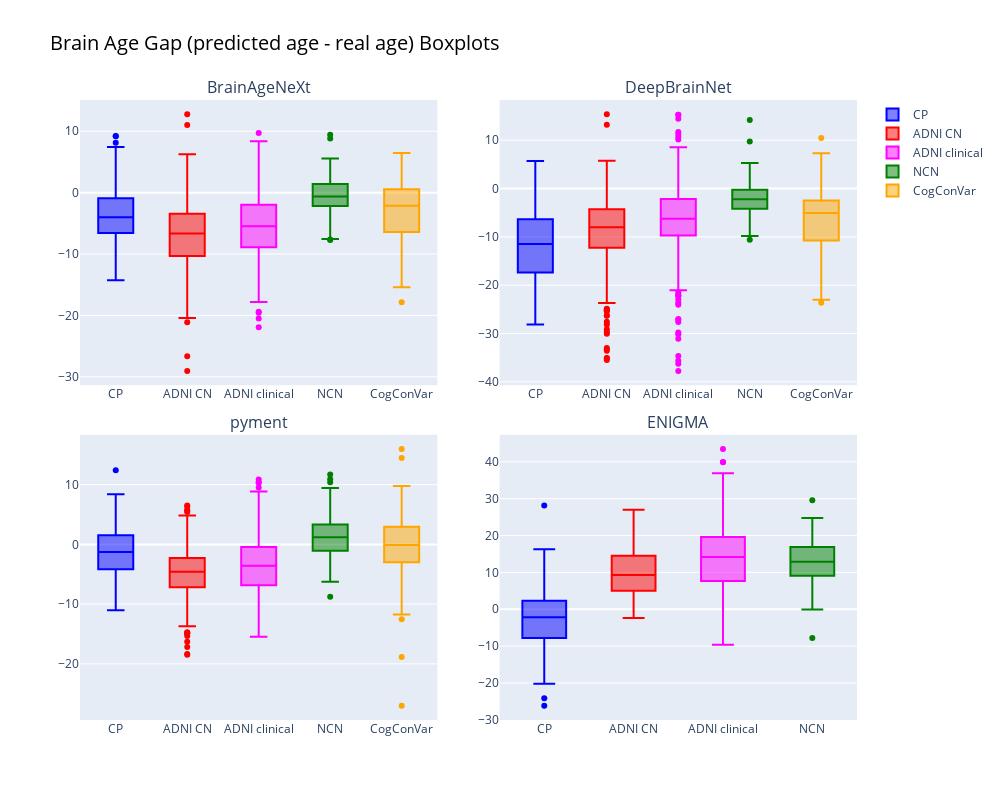

Notebook cell for this chart:
### Code cell
# Crear figura con subplots 2x2
fig = make_subplots(rows=2, cols=2, 
                    subplot_titles=("BrainAgeNeXt", "DeepBrainNet", "pyment", "ENIGMA"),
                    horizontal_spacing=0.08,   # Espacio entre columnas
                    vertical_spacing=0.08 )

# --- BAN ---
fig.add_trace(go.Box(y=BAN_CP['Error'], name="CP", marker_color='blue'), row=1, col=1)
fig.add_trace(go.Box(y=BAN_ADNI[BAN_ADNI['Group']=='CN']['Error'], name="ADNI CN", marker_color='red'), row=1, col=1)
fig.add_trace(go.Box(y=BAN_ADNI[BAN_ADNI['Group']!='CN']['Error'], name="ADNI clinical", marker_color='magenta'), row=1, col=1)
fig.add_trace(go.Box(y=BAN_NCN['Error'], name="NCN", marker_color='green'), row=1, col=1)
fig.add_trace(go.Box(y=BAN_CogConVar['Error'], name="CogConVar", marker_color='orange'), row=1, col=1)

# --- DBN ---
fig.add_trace(go.Box(y=DBN_CP['Error'], name="CP", marker_color='blue', showlegend=False), row=1, col=2)
fig.add_trace(go.Box(y=DBN_ADNI[DBN_ADNI['Group']=='CN']['Error'], name="ADNI CN", marker_color='red', showlegend=False), row=1, col=2)
fig.add_trace(go.Box(y=DBN_ADNI[DBN_ADNI['Group']!='CN']['Error'], name="ADNI clinical", marker_color='magenta', showlegend=False), row=1, col=2)
fig.add_trace(go.Box(y=DBN_NCN['Error'], name="NCN", marker_color='green', showlegend=False), row=1, col=2)
fig.add_trace(go.Box(y=DBN_CogConVar['Error'], name="CogConVar", marker_color='orange', showlegend=False), row=1, col=2)

# --- pyment ---
fig.add_trace(go.Box(y=pyment_CP['Error'], name="CP", marker_color='blue', showlegend=False), row=2, col=1)
fig.add_trace(go.Box(y=pyment_ADNI[pyment_ADNI['Group']=='CN']['Error'], name="ADNI CN", marker_color='red', showlegend=False), row=2, col=1)
fig.add_trace(go.Box(y=pyment_ADNI[pyment_ADNI['Group']!='CN']['Error'], name="ADNI clinical", marker_color='magenta', showlegend=False), row=2, col=1)
fig.add_trace(go.Box(y=pyment_NCN['Error'], name="NCN", marker_color='green', showlegend=False), row=2, col=1)
fig.add_trace(go.Box(y=pyment_CogConVar['Error'], name="CogConVar", marker_color='orange', showlegend=False), row=2, col=1)

# --- ENIGMA ---
fig.add_trace(go.Box(y=ENIGMA_CP['Error'], name="CP", marker_color='blue', showlegend=False), row=2, col=2)
fig.add_trace(go.Box(y=ENIGMA_ADNI[ENIGMA_ADNI['Group']=="CN"]['Error'], name="ADNI CN", marker_color='red', showlegend=False), row=2, col=2)
fig.add_trace(go.Box(y=ENIGMA_ADNI[ENIGMA_ADNI['Group']!="CN"]['Error'], name="ADNI clinical", marker_color='magenta', showlegend=False), row=2, col=2)
fig.add_trace(go.Box(y=ENIGMA_NCN['Error'], name="NCN", marker_color='green', showlegend=False), row=2, col=2)


# Layout general
fig.update_layout(
    height=800, width=1000,
    title_text="Brain Age Gap (predicted age - real age) Boxplots", # Updated title
    #modificando la letra del titulo
    title_font=dict(size=20, color='black'),
)

fig.show()

### Figure 1 — Plotly figure (JSON) as saved in the notebook; plotly's stock layout.template omitted (floating-point values rounded to 4 significant figures; data arrays with more than 128 entries replaced by an {"elided": "..."} marker saying what was removed)
{"data": [{"marker": {"color": "blue"}, "name": "CP", "type": "box", "xaxis": "x", "y": {"elided": "202 float values"}, "yaxis": "y"}, {"marker": {"color": "red"}, "name": "ADNI CN", "type": "box", "xaxis": "x", "y": {"elided": "572 float values"}, "yaxis": "y"}, {"marker": {"color": "magenta"}, "name": "ADNI clinical", "type": "box", "xaxis": "x", "y": {"elided": "638 float values"}, "yaxis": "y"}, {"marker": {"color": "green"}, "name": "NCN", "type": "box", "xaxis": "x", "y": {"elided": "136 float values"}, "yaxis": "y"}, {"marker": {"color": "orange"}, "name": "CogConVar", "type": "box", "xaxis": "x", "y": {"elided": "158 float values"}, "yaxis": "y"}, {"marker": {"color": "blue"}, "name": "CP", "showlegend": false, "type": "box", "xaxis": "x2", "y": {"elided": "202 float values"}, "yaxis": "y2"}, {"marker": {"color": "red"}, "name": "ADNI CN", "showlegend": false, "type": "box", "xaxis": "x2", "y": {"elided": "571 float values"}, "yaxis": "y2"}, {"marker": {"color": "magenta"}, "name": "ADNI clinical", "showlegend": false, "type": "box", "xaxis": "x2", "y": {"elided": "635 float values"}, "yaxis": "y2"}, {"marker": {"color": "green"}, "name": "NCN", "showlegend": false, "type": "box", "xaxis": "x2", "y": {"elided": "136 float values"}, "yaxis": "y2"}, {"marker": {"color": "orange"}, "name": "CogConVar", "showlegend": false, "type": "box", "xaxis": "x2", "y": {"elided": "158 float values"}, "yaxis": "y2"}, {"marker": {"color": "blue"}, "name": "CP", "showlegend": false, "type": "box", "xaxis": "x3", "y": {"elided": "197 float values"}, "yaxis": "y3"}, {"marker": {"color": "red"}, "name": "ADNI CN", "showlegend": false, "type": "box", "xaxis": "x3", "y": {"elided": "535 float values"}, "yaxis": "y3"}, {"marker": {"color": "magenta"}, "name": "ADNI clinical", "showlegend": false, "type": "box", "xaxis": "x3", "y": {"elided": "588 float values"}, "yaxis": "y3"}, {"marker": {"color": "green"}, "name": "NCN", "showlegend": false, "type": "box", "xaxis": "x3", "y": {"elided": "136 float values"}, "yaxis": "y3"}, {"marker": {"color": "orange"}, "name": "CogConVar", "showlegend": false, "type": "box", "xaxis": "x3", "y": {"elided": "156 float values"}, "yaxis": "y3"}, {"marker": {"color": "blue"}, "name": "CP", "showlegend": false, "type": "box", "xaxis": "x4", "y": {"elided": "202 float values"}, "yaxis": "y4"}, {"marker": {"color": "red"}, "name": "ADNI CN", "showlegend": false, "type": "box", "xaxis": "x4", "y": [2.44, 11.17, 9.044, 3.098, 5.868, 7.203, -0.1739, 4.612, 5.097, 7.72, 9.107, 14.52, 10.78, 13.13, 15.16, 6.539, 9.164, 1.577, -2.357, 17.95, 13.01, 0.351, 17.39, 9.487, 12.49, 0.6875, 14.71, 8.891, 1.044, 13.1, 5.337, 14.48, 18.59, 8.767, 8.906, 5.019, 13.1, 4.478, 19.82, 0.02753, 9.837, 26.97, 3.153, 2.953, 5.966, 11.07, 5.647, 2.84, 6.028, 3.031, -0.8088, 0.1494, 10.38, 5.605, 8.049, 10.36, 15.88, 15.01, 21.52, 15.03, 10.06, 7.067, 5.508, 16.05, 12.1, 9.393, 14.86, 16.94, 13.25, 23.36, 11.43, 3.463, 22.73, 14.76, 17.03, 14.57], "yaxis": "y4"}, {"marker": {"color": "magenta"}, "name": "ADNI clinical", "showlegend": false, "type": "box", "xaxis": "x4", "y": [19.42, 20.45, 36.88, 39.86, 36.56, 25.04, 43.46, 39.95, -6.282, -4.166, 8.85, 10.46, 15.78, 8.859, 7.858, -3.682, -9.306, 0.9733, 5.983, 12.1, 4.295, 16.07, 11.2, 6.33, 11.52, -0.2775, 20.95, -6.183, 17.93, 8.188, 9.26, 20.33, 10.45, 7.525, 19.56, -5.363, 13.72, 1.728, 6.991, 8.061, 20.11, -2.736, 17.54, 10.31, 13.35, 14.45, 16.28, 11.36, -9.604, 15.77, 19.94, 13.97, 18.45, 14.65, 23.78, 2.982, 18.47, 17.48, 18.01, 16.41, 9.502, 9.933, 34.97, 16.99, 4.109, 8.32, 11.73, 3.82, 17.29, 26.3, 15.06, 19.43, 21.62, 22.03, 6.119, 32.67, 18.09, 6.645, 19.75, 21.78, 19.53, 13.34, 19.89, 19.69], "yaxis": "y4"}, {"marker": {"color": "green"}, "name": "NCN", "showlegend": false, "type": "box", "xaxis": "x4", "y": {"elided": "135 float values"}, "yaxis": "y4"}], "layout": {"annotations": [{"font": {"size": 16}, "showarrow": false, "text": "BrainAgeNeXt", "x": 0.23, "xanchor": "center", "xref": "paper", "y": 1, "yanchor": "bottom", "yref": "paper"}, {"font": {"size": 16}, "showarrow": false, "text": "DeepBrainNet", "x": 0.77, "xanchor": "center", "xref": "paper", "y": 1, "yanchor": "bottom", "yref": "paper"}, {"font": {"size": 16}, "showarrow": false, "text": "pyment", "x": 0.23, "xanchor": "center", "xref": "paper", "y": 0.46, "yanchor": "bottom", "yref": "paper"}, {"font": {"size": 16}, "showarrow": false, "text": "ENIGMA", "x": 0.77, "xanchor": "center", "xref": "paper", "y": 0.46, "yanchor": "bottom", "yref": "paper"}], "height": 800, "title": {"font": {"color": "black", "size": 20}, "text": "Brain Age Gap (predicted age - real age) Boxplots"}, "width": 1000, "xaxis": {"anchor": "y", "domain": [0, 0.46]}, "xaxis2": {"anchor": "y2", "domain": [0.54, 1]}, "xaxis3": {"anchor": "y3", "domain": [0, 0.46]}, "xaxis4": {"anchor": "y4", "domain": [0.54, 1]}, "yaxis": {"anchor": "x", "domain": [0.54, 1]}, "yaxis2": {"anchor": "x2", "domain": [0.54, 1]}, "yaxis3": {"anchor": "x3", "domain": [0, 0.46]}, "yaxis4": {"anchor": "x4", "domain": [0, 0.46]}}}
